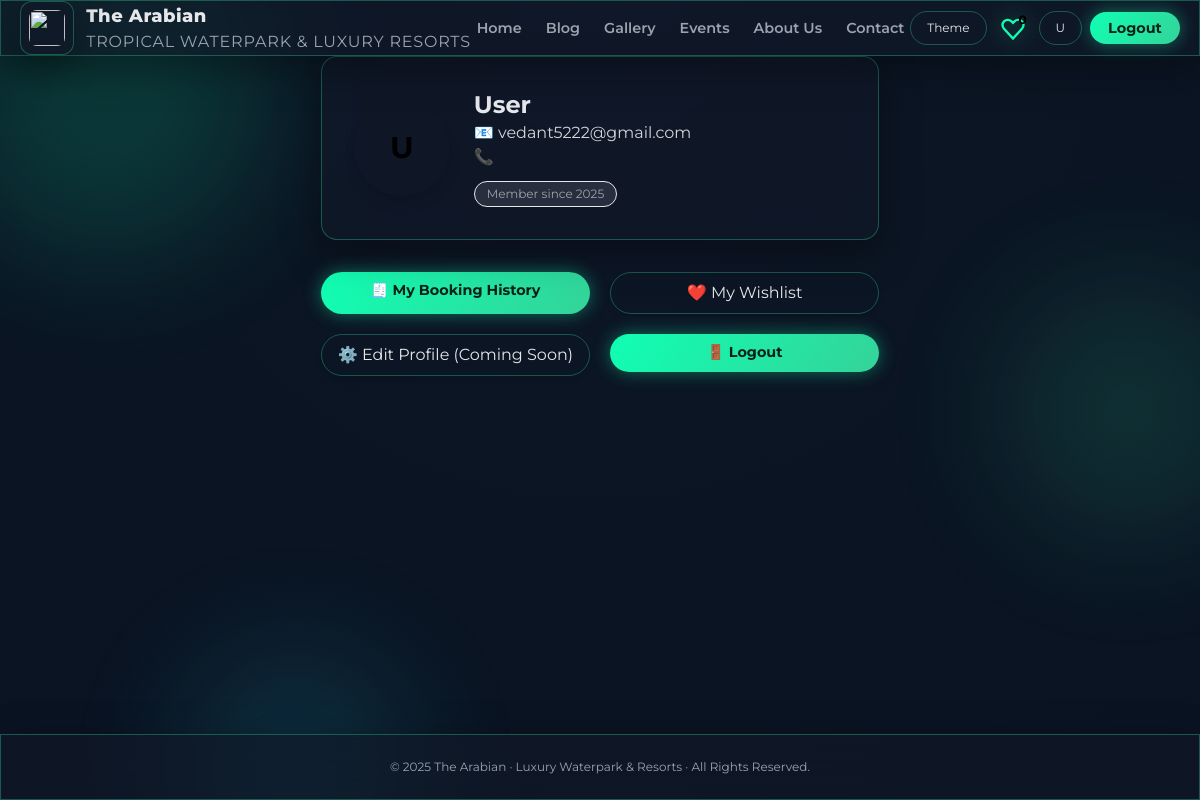
Screenshot of /profile/ (signed in) with the database file from the repository.
### app/models.py (models this page shows, shortened)
class CustomUser(AbstractUser):
    username = None # Removed username
    name = models.CharField(max_length=150, default="User")
    email = models.EmailField(unique=True)
    phone = models.CharField(max_length=15, unique=True)
    USERNAME_FIELD = 'email'
    REQUIRED_FIELDS = ['phone']
    objects = CustomUserManager()  # <-- IMPORTANT

### app/views.py (the view)
# urls.py: path('profile/', views.profile, name='profile'),
@login_required(login_url="/signin/")
def profile(request):
    return render(
        request,
        "profile.html",
        {"user": request.user, "wishlist_count": get_wishlist_count(request)},
    )

### app/views.py (called while the page is built)
def get_wishlist_count(request):
    if request.user.is_authenticated:
        return Wishlist.objects.filter(user=request.user).count()
    return 0

### app/templates/profile.html (shortened to what this page needs)
{% extends "base.html" %}
{% load static %}
{% block content %}
<div class="max-w-3xl mx-auto">
  <div class="glass rounded-2xl p-8 shadow-xl border border-white border-opacity-10 mb-8">
    <div class="flex flex-col md:flex-row items-center gap-6">
      <div class="w-24 h-24 rounded-full bg-gradient-to-br from-teal-400 to-blue-500
                  flex items-center justify-center text-3xl font-bold text-black shadow-lg">
        {{ user.name|default:"User"|slice:":1" }}
      </div>
      <div class="flex-1">
        <h1 class="text-2xl font-bold">
          {{ user.name|default:"User" }}
        </h1>
        <p class="text-gray-300">📧 {{ user.email }}</p>
        <p class="text-gray-300">📞 {{ user.phone }}</p>
        <div class="mt-3 flex gap-3 text-xs text-gray-400">
          <span class="px-3 py-1 rounded-full bg-white bg-opacity-10 border border-white/10">
            Member since {{ user.date_joined|date:"Y" }}
          </span>
        </div>
      </div>
    </div>
  </div>
  <div class="grid grid-cols-1 md:grid-cols-2 gap-5 mb-10">
    <a href="{% url 'booking_history' %}" class="btn-primary text-center py-3 rounded-xl shadow-md">
      🧾 My Booking History
    </a>
    <a href="{% url 'wishlist' %}" class="btn-ghost text-center py-3 rounded-xl border border-white/10 shadow-md">
      ❤️ My Wishlist
    </a>
    <a href="#" class="btn-ghost text-center py-3 rounded-xl border border-white/10 shadow-md">
      ⚙️ Edit Profile (Coming Soon)
    </a>
    <form method="POST" action="{% url 'logout' %}" class="w-full">
      <button class="btn-primary w-full py-3 rounded-xl shadow-md">
        🚪 Logout
      </button>
    </form>
  </div>
</div>
{% endblock %}

### app/templates/base.html (shortened to what this page needs)
{% load static %}
<!DOCTYPE html>
<html lang="en" data-theme="dark">
<head>
  <link href="https://cdn.jsdelivr.net/npm/tailwindcss@2.2.19/dist/tailwind.min.css" rel="stylesheet">
</head>
<body class="min-h-screen flex flex-col">
<div class="orb orb-1"></div>
<div class="orb orb-2"></div>
<div class="orb orb-3"></div>
<header class="glass sticky top-0 z-40 border-b border-gray-800/60">
  <div class="container-ll flex items-center justify-between py-3">
    <a href="{% url 'index' %}" class="flex items-center gap-3">
      <div class="glass p-2 rounded-xl border border-white/10">
        <img src="{% static 'img/logo-water.png' %}" class="w-9 h-9 rounded-lg object-cover">
      </div>
      <div>
        <div class="font-extrabold text-lg tracking-wide flex items-center gap-1">
          The Arabian
        </div>
        <div class="text-[0.62rem] tracking-wider uppercase text-gray-400">
          Tropical Waterpark & Luxury Resorts
        </div>
      </div>
    </a>
    <nav class="hidden md:flex gap-6 items-center font-semibold text-sm">
      <a href="{% url 'index' %}" class="nav-link">Home</a>
      <a href="{% url 'blog' %}" class="nav-link">Blog</a>
      <a href="{% url 'gallery' %}" class="nav-link">Gallery</a>
      <a href="{% url 'events' %}" class="nav-link">Events</a>
      <a href="{% url 'about_us' %}" class="nav-link">About Us</a>
      <a href="{% url 'contact' %}" class="nav-link">Contact</a>
    </nav>
    <div class="flex items-center gap-3">
      <button id="themeToggle" class="btn-ghost px-3 py-1 text-xs">Theme</button>
      {% if user.is_authenticated %}
      <a href="{% url 'wishlist' %}" class="relative hidden md:inline-block">
        <svg class="w-7 h-7"
             style="filter:drop-shadow(0 0 12px rgba(34,211,153,0.7))"
             fill="none" stroke="#10FFB3" viewBox="0 0 24 24">
          <path stroke-width="2"
           d="M4.318 6.318a4.5 4.5 0 016.364 0L12 7.637l1.318-1.319a4.5
           4.5 0 116.364 6.364L12 21l-7.682-8.318a4.5
           4.5 0 010-6.364z"/>
        </svg>
        <span class="absolute -top-1 -right-2 bg-emerald-400 text-black text-xs font-bold px-2 py-0.5 rounded-full">
          {{ request.user.wishlist_set.count|default:0 }}
        </span>
      </a>
      {% endif %}
<div class="hidden md:flex items-center gap-2">
    {% if user.is_authenticated %}
        <a href="{% url 'profile' %}" class="btn-ghost text-xs">
            {{ user.name|default:"U"|slice:":1" }}
        </a>
        <form method="POST" action="{% url 'logout' %}">
            <button class="btn-primary text-xs">Logout</button>
        </form>
    {% else %}
        <a href="{% url 'signin' %}" class="btn-ghost text-xs">Login</a>
        <a href="{% url 'register' %}" class="btn-primary text-xs">Sign Up</a>
    {% endif %}
</div>
</header>
<main class="container-ll py-10 flex-grow">
  {% block content %}{% endblock %}
</main>
<footer class="glass py-6 text-center text-gray-400 text-xs border-t border-gray-800/60">
  © 2025 The Arabian · Luxury Waterpark & Resorts · All Rights Reserved.
</footer>
</body>
</html>

### app/templates/base.html (style rules this page uses)
:root { --bg: radial-gradient(circle at top, #0F172A 0, #0B1523 40%, #0A1322 100%); --bg-solid: #0A1322; --glass: rgba(17,25,40,0.65); --muted: #9ca3af; --text: #e5e7eb; --accent-1:#34D399; --accent-2:#10FFB3; --accent-3:#22D3EE; --cta-gradient: linear-gradient(125deg,#10FFB3,#34D399,#22D3EE); --glass-border: rgba(52,211,153,0.35); }
body { min-height:100vh; background:var(--bg); color:var(--text); font-family:"Montserrat",sans-serif; transition: background 0.4s ease, color 0.3s ease; position:relative; overflow-x:hidden; }
.orb { position:fixed; border-radius:999px; filter:blur(65px); opacity:.45; z-index:-1; }
.orb-1 { width:330px; height:330px; background:#10ffb355; top:-70px; left:-60px; }
.orb-2 { width:260px; height:260px; background:#34d39955; top:35%; right:-60px; }
.orb-3 { width:230px; height:230px; background:#22d3ee55; bottom:-80px; left:15%; }
.glass { background:var(--glass); border:1px solid var(--glass-border); backdrop-filter:blur(18px); -webkit-backdrop-filter:blur(18px); box-shadow:0 12px 40px rgba(0,0,0,0.35); }
.btn-primary { background-image:var(--cta-gradient); background-size:200% 200%; padding:8px 18px; border-radius:999px; color:#072318; font-weight:700; font-size:.9rem; transition:0.25s ease; box-shadow:0 0 18px rgba(16,255,179,0.4); }
.btn-ghost { background:transparent; border:1px solid var(--glass-border); padding:8px 16px; border-radius:999px; color:var(--text); transition:.25s; }
.container-ll { max-width:1250px; margin:auto; padding:0 1.2rem; }
.nav-link { font-size:.9rem; color:var(--muted); position:relative; }
.nav-link::after { content:""; position:absolute; bottom:-3px; left:0; width:0; height:2px; background:var(--cta-gradient); border-radius:999px; transition:.25s ease; }
footer { box-shadow:0 -15px 40px rgba(0,0,0,0.5); }

### rows the page displays
CustomUser: user.wishlist_set.count "0", name "U", name "User", email "vedant5222@gmail.com", date_joined "2025"
